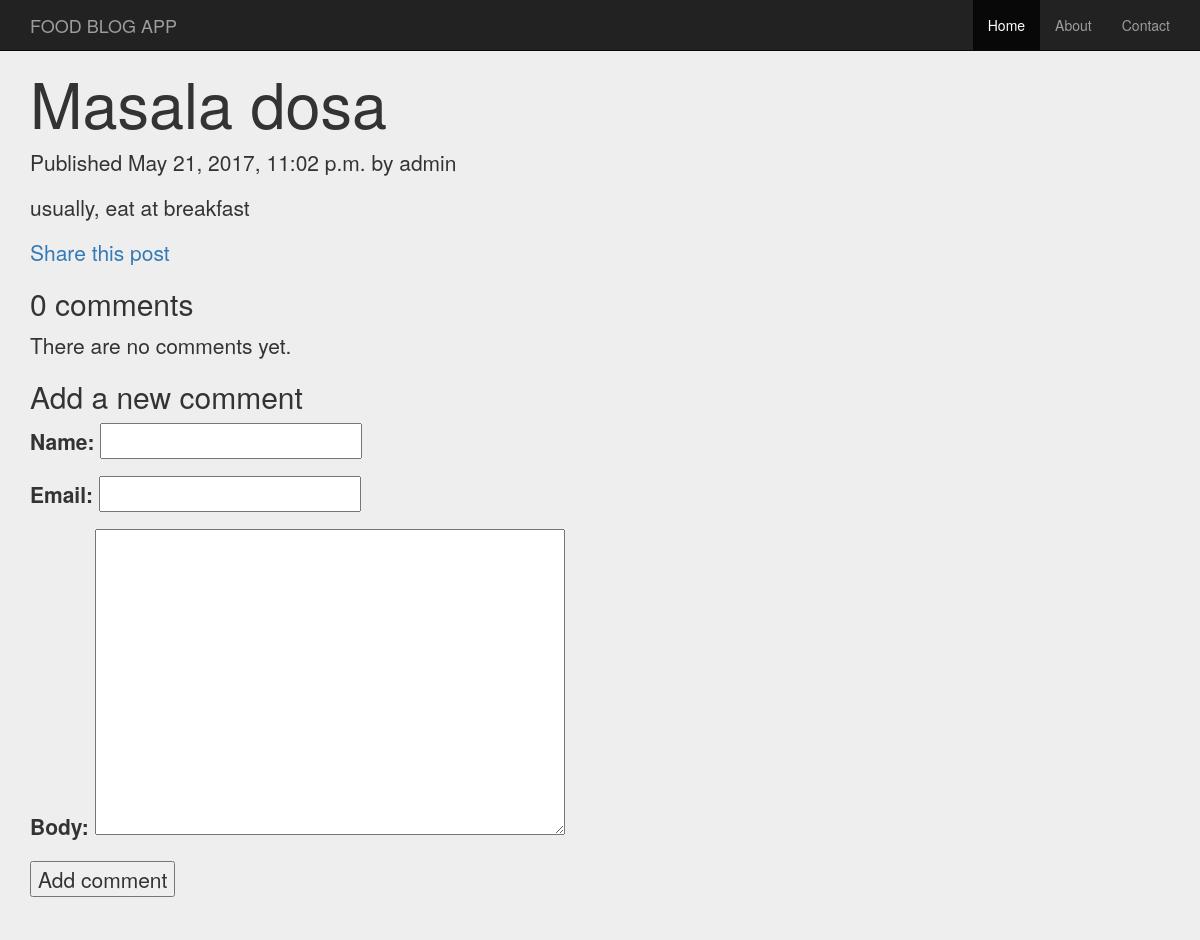
The page /foodblog/2017/05/21/Masala-dosa/ on the database its author committed.
### foodblog/models.py (models this page shows, shortened)
class Post(models.Model):
    STATUS_CHOICES = (
    ('draft', 'Draft'),
    ('published', 'Published'),
    )
    title = models.CharField(max_length=250)
    slug = models.SlugField(max_length=250, unique_for_date='publish')
    author = models.ForeignKey(User, related_name='foodblog_posts')
    body = models.TextField()
    publish = models.DateTimeField(default=timezone.now)
    created = models.DateTimeField(auto_now_add=True)
    updated = models.DateTimeField(auto_now=True)
    status = models.CharField(max_length=10,
    choices=STATUS_CHOICES,
    default='draft')
    class Meta:
        ordering = ('-publish',)

### foodblog/views.py (the view)
def post_detail(request,year,month,day,post):
	post=get_object_or_404(Post,slug=post,
		status='published',
		publish__year=year,
		publish__month=month,
		publish__day=day)
	comments=post.comments.filter(active=True)
	if request.method == 'POST':
		comment_form=CommentForm(data=request.POST)
		if comment_form.is_valid():
			new_comment=comment_form.save(commit=False)
			new_comment.post=post
			new_comment.save()
	else:
		comment_form=CommentForm()
	return render(request,'foodblog/post/detail.html',
		{'post':post,
		'comments':comments,
		'comment_form':comment_form})

### foodblog/forms.py
class CommentForm(forms.ModelForm):
	class Meta:
		model=Comment
		fields=('name','email','body')

### foodblog/templates/foodblog/post/detail.html (shortened to what this page needs)
{% extends "foodblog/base.html" %}
{% block content %}
	<h1>{{ post.title }}</h1>
	<p class="date">
		Published {{ post.publish }} by {{ post.author }}
	</p>
	{{ post.body|linebreaks }}
	<p>
		<a href="{% url 'foodblog:post_share' post.id %}">
				Share this post
		</a>
	</p>
{% with comments.count as total_comments %}
	<h2>
		{{total_comments}} comment{{total_comments|pluralize}}
	</h2>
{% endwith %}
{% for comment in comments %}
	<div class= "comment">
		<p class="info">
			Comment{{forloop.counter}} by {{comment.name}}{{comment.created}}
		</p>
		{{comment.body|linebreaks}}
	</div>
	{% empty %}
	<p>There are no comments yet.</p>
{% endfor %}
{% if new_comment %}
	<h2>Your comment has been added.</h2>
{% else %}
	<h2>Add a new comment</h2>
	<form action="."method="post">
		{{comment_form.as_p}}
		<p><input type="submit" value="Add comment"></p>
	</form>
{% endif %}
{% endblock %}

### rows shown on the page
Post: title "Masala dosa", publish "May 21, 2017, 11:02 p.m.", author "admin", body "usually, eat at breakfast"

### other values the page prints
{{ total_comments }} "0"
